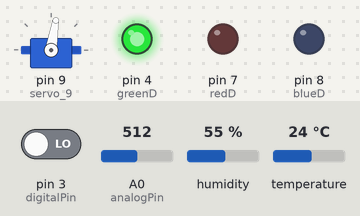
Recording of a sketch running on a simulated Arduino Uno, built with avr-gcc and run on an emulated ATmega328P. Shown: servo, output pins drawn as LEDs (lit = HIGH). The test bench sets the inputs (shaded band); at power-on: humidity 55 %, pin 3 (digitalPin) LOW, A0 (analogPin) = 512, temperature 24 °C. Pins used as bus, display or sensor lines are not drawn; what the sketch prints to the serial monitor is not drawn.

Above: at 6.6 s.
6.7 s: humidity set to 59 %
9.4 s: humidity set to 62 %
At 10.1 s:
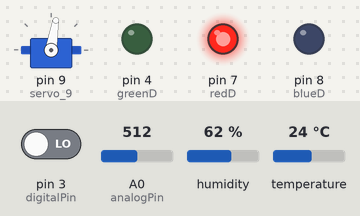
19.5 s: humidity set to 22 %
At 21.5 s:
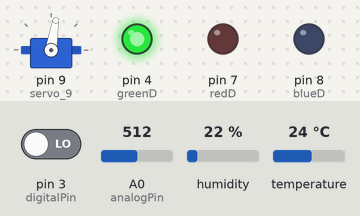
22.2 s: humidity set to 68 %
At 22.8 s:
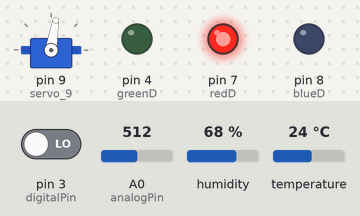
Timing chart, 0 to 25.2 s (numbered marks = the images above; inputs shaded):
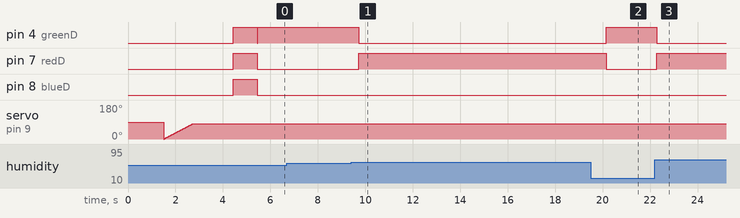

Measured:
- the behaviour switches between 60 and 61 % on humidity (found by bisection; images 0 and 1)
- after the input at 9.4 s, pin 4 (greenD): HIGH → LOW after 0.32 s; pin 7 (redD): LOW → HIGH after 0.32 s
- after the input at 19.5 s, pin 4 (greenD): LOW → HIGH after 0.65 s; pin 7 (redD): HIGH → LOW after 0.65 s
- after the input at 22.2 s, pin 4 (greenD): HIGH → LOW after 0.07 s; pin 7 (redD): LOW → HIGH after 0.07 s

The sketch:

devicescript.ino
```cpp
#include <DHT.h>
#include <DHT_U.h>
//#include <ArduinoJson.h>
#define Type DHT11
#include <Servo.h>

//DHT sensor
//gnd-gnd
//data-
//vcc-5v
int sensePin = 2;
DHT HT(sensePin,Type);
float humidity;
float tempC;

float lowHumidity = 20;
float highHumidity = 60;

//diodes
int greenD = 4;
int redD = 7;
int blueD = 8;

//servo motor
//brown cable-grnd
//red- power 5V
//yellow/orange- data
int pos = 0;
Servo servo_9;

unsigned long lastSensorReadTime = 0;
//moisture sensor
//vcc -analogRead pin power
//gnd-gnd
//sig -analodRead pin data
#define analogPin A0
#define digitalPin 3
#define vccPin 12
unsigned long time = 0;

int lowMoisture;
int highMoisture;

int timeDelay;


void setup() {
  Serial.begin(9600);
  delay(500);
  HT.begin();
  delay(500);

  servo_9.attach(9, 500, 2500);

  //test if everything is all right
  pinMode(greenD, OUTPUT);
  pinMode(redD, OUTPUT);
  pinMode(blueD, OUTPUT);

  delay(500);
  moveServo(80,true);
  delay(500);

  digitalWrite(greenD, HIGH);
  digitalWrite(redD, HIGH);
  digitalWrite(blueD, HIGH);
  delay(1000);
  digitalWrite(greenD, LOW);
  digitalWrite(redD, LOW);
  digitalWrite(blueD, LOW);

  //test  moisture
  pinMode(analogPin, INPUT);
  pinMode(digitalPin, INPUT);
  pinMode(vccPin, OUTPUT);
  digitalWrite(vccPin, LOW);

  Serial.print("test");
}

void loop() {
  humidity = HT.readHumidity();
  tempC = HT.readTemperature();

  Serial.print("Temperature:");
  Serial.print(tempC);
  Serial.println("C");
  Serial.print("Humidity:");
  Serial.print(humidity);
  Serial.println("");

  digitalWrite(greenD, LOW);
  digitalWrite(redD, LOW);
  digitalWrite(blueD, LOW);

  if (humidity > highHumidity)
  {
    digitalWrite(redD,HIGH);
  }
  else if (humidity< lowHumidity)
  {
    digitalWrite(blueD, HIGH);
    //watering flowers
    if (millis() >= 86400000UL) { // 24 hours in milliseconds
    moveServo(180, true);
    resetMillis(); // Reset the millis counter
  }

  }
  else
  {
    digitalWrite(greenD, HIGH);
  }

  Serial.print("Moisture: ");

  moistureTest();

  delay(1000);

}

void moveServo(int position , bool way)
{
  if (way == true)
  {
    for (pos = 0; pos <= position; pos += 1) {
      // tell servo to go to position in variable 'pos'
      servo_9.write(pos);
      // wait 15 ms for servo to reach the position
      delay(15); // Wait for 15 millisecond(s)
    }
    for (position ; position >= 0;position-= 1) {
      // tell servo to go to position in variable 'pos'
      servo_9.write(pos);
      // wait 15 ms for servo to reach the position
      delay(15); // Wait for 15 millisecond(s)
    }
  }
  else if (way == false)
  {
    for (position; position >= 0; pos -= 1) {
      // tell servo to go to position in variable 'pos'
      servo_9.write(pos);
      // wait 15 ms for servo to reach the position
      delay(15); // Wait for 15 millisecond(s)
    }
  }
}


void moistureTest()
{
  if (millis() - time > 3000)
  {
    digitalWrite(vccPin, HIGH);
    delay(100);

    int analog = analogRead(analogPin);
    bool digit = digitalRead(digitalPin);

    Serial.print("Analogovy vstup: ");
    Serial.print(analog);
    if (digit == HIGH)
    {
      Serial.print(" | Detekovano prekroceni hranice!");
    }

    Serial.println();

    digitalWrite(vccPin, LOW);

    time = millis();
  }

}

void resetMillis() {
  asm volatile ("jmp 0"); // Resets the Arduino by jumping to the start of the program
}
```
